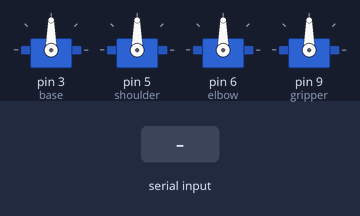
Simulated run of this sketch. Board: Arduino Uno, built with avr-gcc and run on an emulated ATmega328P. Shown: 4 × servo. Inputs (shaded band) come from the test bench. What the sketch prints to the serial monitor is not drawn.

Above: at 2.2 s.
2.3 s: "R" received over Serial
At 5.0 s:
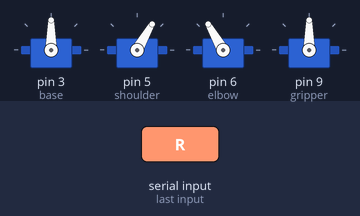
At 8.1 s:
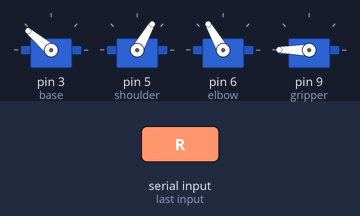
8.3 s: "B" received over Serial
At 9.6 s:
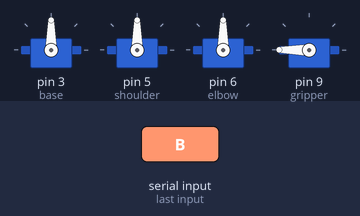
14.3 s: "R" received over Serial
Timing chart, 0 to 23.3 s (numbered marks = the images above; inputs shaded):
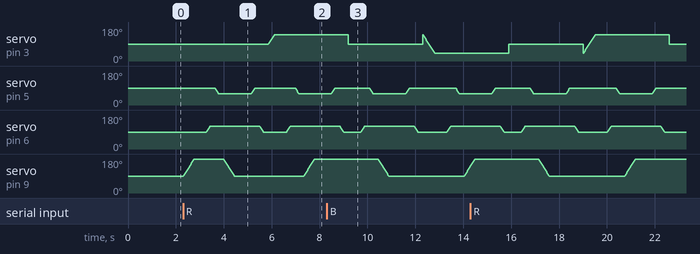

The sketch:

SmoothMove.ino
```cpp
#include <Servo.h>

// Servo objects
Servo base;
Servo shoulder;
Servo elbow;
Servo gripper;

// Initial Positions
int basePos = 90;
int shoulderPos = 90;
int elbowPos = 90;
int gripperPos = 90;

const int MOVE_DELAY = 5;

//----------------------------------------------------------
// Smooth Servo Movement
//----------------------------------------------------------
void smoothMove(Servo &servo, int &currentPos, int targetPos)
{
    if (currentPos < targetPos)
    {
        for (int pos = currentPos; pos <= targetPos; pos++)
        {
            servo.write(pos);
            delay(MOVE_DELAY);
        }
    }
    else
    {
        for (int pos = currentPos; pos >= targetPos; pos--)
        {
            servo.write(pos);
            delay(MOVE_DELAY);
        }
    }

    currentPos = targetPos;
    delay(200);
}

//----------------------------------------------------------
// Pick Object From Center
//----------------------------------------------------------
void pickObject()
{
    smoothMove(gripper, gripperPos, 180);   // Open Gripper
    delay(300);
    smoothMove(elbow, elbowPos, 120);       // Elbow Forward
    smoothMove(shoulder, shoulderPos, 60);  // Shoulder Down
    smoothMove(gripper, gripperPos, 90);    // Grab Object
    delay(500);
    smoothMove(shoulder, shoulderPos, 90);  // Lift Object
    smoothMove(elbow, elbowPos, 90);        // Elbow Back to Center
}

//----------------------------------------------------------
// Place Object on LEFT (RED)
//----------------------------------------------------------
void placeLeft()
{
    smoothMove(base, basePos, 140);         // Rotate Base Left
    delay(300);
    smoothMove(elbow, elbowPos, 120);
    smoothMove(shoulder, shoulderPos, 60);
    smoothMove(gripper, gripperPos, 180);   // Release Object
    delay(500);
    smoothMove(shoulder, shoulderPos, 90);
    smoothMove(elbow, elbowPos, 90);
    base.write(90);                         // Return Base Center
}

//----------------------------------------------------------
// Place Object on RIGHT (BLUE)
//----------------------------------------------------------
void placeRight()
{
    smoothMove(base, basePos, 40);          // Rotate Base Right
    delay(300);
    smoothMove(elbow, elbowPos, 120);
    smoothMove(shoulder, shoulderPos, 60);
    smoothMove(gripper, gripperPos, 180);   // Release Object
    delay(500);
    smoothMove(shoulder, shoulderPos, 90);
    smoothMove(elbow, elbowPos, 90);
    base.write(90);                         // Return Base Center
}

//----------------------------------------------------------
// Setup
//----------------------------------------------------------
void setup()
{
    Serial.begin(9600);
    base.attach(3);
    shoulder.attach(5);
    elbow.attach(6);
    gripper.attach(9);

    base.write(90);
    shoulder.write(90);
    elbow.write(90);
    gripper.write(90);

    delay(1000);

    Serial.println("R = Pick & Place RED (LEFT)");
    Serial.println("B = Pick & Place BLUE (RIGHT)");
}

//----------------------------------------------------------
// Loop
//----------------------------------------------------------
void loop()
{
    if (Serial.available())
    {
        char command = Serial.read();
        if (command == 'R') { pickObject(); placeLeft(); }
        if (command == 'B') { pickObject(); placeRight(); }
    }
}
```

Measured:
- after the input at 2.3 s, servo on pin 3 (base): moves from 90° to 140° over 0.25 s, starting after 3.6 s
